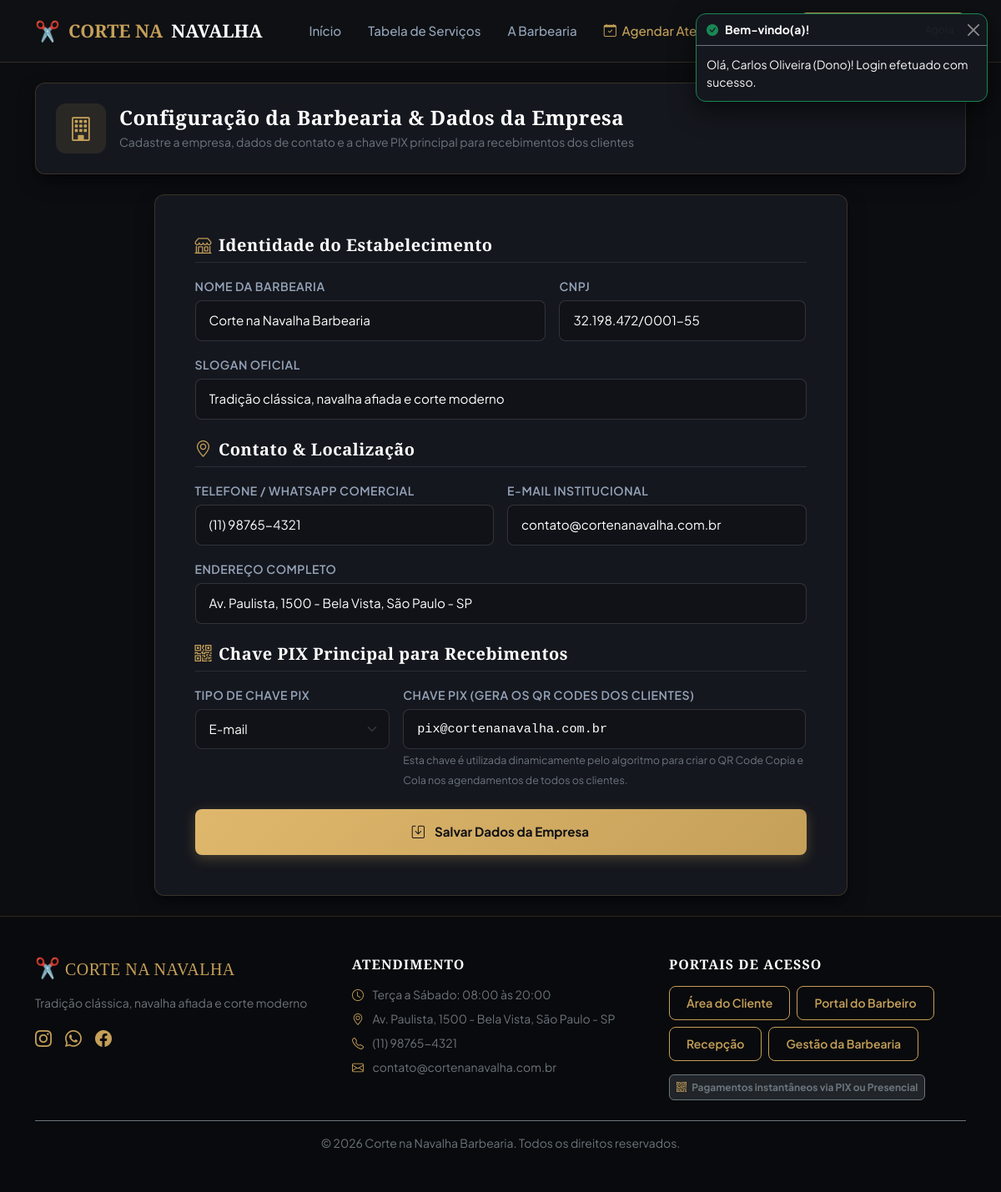
/admin/empresa.php (signed in), run on the app's committed database.
### tables this page shows
CREATE TABLE IF NOT EXISTS `configuracao_empresa` (
    `id` INT AUTO_INCREMENT PRIMARY KEY,
    `nome_barbearia` VARCHAR(150) NOT NULL DEFAULT 'Corte na Navalha Barbearia',
    `slogan` VARCHAR(255) DEFAULT 'Tradição, estilo e precisão em cada detalhe',
    `cnpj` VARCHAR(20) DEFAULT '12.345.678/0001-90',
    `telefone` VARCHAR(20) DEFAULT '(11) 98765-4321',
    `email` VARCHAR(100) DEFAULT 'contato@cortenanavalha.com.br',
    `endereco` VARCHAR(255) DEFAULT 'Rua dos Barbeiros, 777 - Centro, São Paulo - SP',
    `horario_abertura` TIME DEFAULT '08:00:00',
    `horario_fechamento` TIME DEFAULT '20:00:00',
    `chave_pix_principal` VARCHAR(100) DEFAULT 'pix@cortenanavalha.com.br',
    `tipo_chave_pix` VARCHAR(30) DEFAULT 'E-mail',
    `atualizado_em` TIMESTAMP DEFAULT CURRENT_TIMESTAMP ON UPDATE CURRENT_TIMESTAMP
);

### config/db.php (called while the page is built, shortened)
<?php
function getDBConnection() {
    static $pdo = null;
    if ($pdo === null) {
        $dsn = "mysql:host=" . DB_HOST . ";port=" . DB_PORT . ";dbname=" . DB_NAME . ";charset=" . DB_CHARSET;
        $options = [
            PDO::ATTR_ERRMODE            => PDO::ERRMODE_EXCEPTION,
            PDO::ATTR_DEFAULT_FETCH_MODE => PDO::FETCH_ASSOC,
            PDO::ATTR_EMULATE_PREPARES   => false,
            PDO::MYSQL_ATTR_INIT_COMMAND => "SET NAMES utf8mb4 COLLATE utf8mb4_unicode_ci"
        ];
        try {
            $pdo = new PDO($dsn, DB_USER, DB_PASS, $options);
        } catch (PDOException $e) {
            try {
                $pdoRoot = new PDO("mysql:host=" . DB_HOST . ";port=" . DB_PORT . ";charset=" . DB_CHARSET, DB_USER, DB_PASS, $options);
                $pdoRoot->exec("CREATE DATABASE IF NOT EXISTS `" . DB_NAME . "` CHARACTER SET utf8mb4 COLLATE utf8mb4_unicode_ci;");
                $sqlPath = __DIR__ . '/../database/schema.sql';
                if (file_exists($sqlPath)) {
                    $sqlContent = file_get_contents($sqlPath);
                    $pdoRoot->exec("USE `" . DB_NAME . "`; " . $sqlContent);
                }
                $pdo = new PDO($dsn, DB_USER, DB_PASS, $options);
            } catch (Exception $ex) {
                die("<div style='font-family:sans-serif; background:#1c1917; color:#f87171; padding:25px; border-radius:8px; margin:40px auto; max-width:600px; border:1px solid #7f1d1d;'>
                    <h3 style='margin-top:0;'>Erro de Conexão com o Banco de Dados</h3>
                    <p>Não foi possível conectar ao MySQL do XAMPP: " . htmlspecialchars($ex->getMessage()) . "</p>
                    <p style='color:#cbd5e1;'>Certifique-se de que o MySQL está iniciado no painel de controle do XAMPP.</p>
                </div>");
            }
        }
    }
    return $pdo;
}
function getEmpresaConfig() {
    try {
        $pdo = getDBConnection();
        $stmt = $pdo->query("SELECT * FROM configuracao_empresa LIMIT 1");
        $config = $stmt->fetch();
        return $config;
    } catch (Exception $e) {
        return [];
    }
}

### admin/empresa.php (the view, shortened to what this page needs)
<?php
require_once __DIR__ . '/../config/db.php';
require_once __DIR__ . '/../includes/header.php';
?>
<div class="container py-4">
    <div class="barber-card p-4 mb-4">
        <div class="d-flex align-items-center gap-3">
            <div class="stat-icon" style="width: 60px; height: 60px; font-size: 1.8rem;">
                <i class="bi bi-building"></i>
            </div>
            <div>
                <h4 class="text-white fw-bold mb-1">Configuração da Barbearia & Dados da Empresa</h4>
                <p class="text-secondary small mb-0">Cadastre a empresa, dados de contato e a chave PIX principal para recebimentos dos clientes</p>
            </div>
        </div>
    </div>
    <div class="row justify-content-center">
        <div class="col-lg-9">
            <div class="barber-card p-4 p-md-5">
                <form action="<?= BASE_URL ?>/actions/barbearia_salvar.php" method="POST">
                    <h5 class="text-white fw-bold mb-3 border-bottom border-secondary border-opacity-25 pb-2">
                        <i class="bi bi-shop text-gold me-2"></i>Identidade do Estabelecimento
                    </h5>
                    <div class="row g-3 mb-4">
                        <div class="col-md-7">
                            <label class="form-label">Nome da Barbearia</label>
                            <input type="text" class="form-control" name="nome_barbearia" value="<?= htmlspecialchars($empresa['nome_barbearia'] ?? '') ?>" required>
                        </div>
                        <div class="col-md-5">
                            <label class="form-label">CNPJ</label>
                            <input type="text" class="form-control" name="cnpj" value="<?= htmlspecialchars($empresa['cnpj'] ?? '') ?>" placeholder="00.000.000/0001-00">
                        </div>
                        <div class="col-12">
                            <label class="form-label">Slogan Oficial</label>
                            <input type="text" class="form-control" name="slogan" value="<?= htmlspecialchars($empresa['slogan'] ?? '') ?>">
                        </div>
                    </div>
                    <h5 class="text-white fw-bold mb-3 border-bottom border-secondary border-opacity-25 pb-2">
                        <i class="bi bi-geo-alt text-gold me-2"></i>Contato & Localização
                    </h5>
                    <div class="row g-3 mb-4">
                        <div class="col-md-6">
                            <label class="form-label">Telefone / WhatsApp Comercial</label>
                            <input type="text" class="form-control mask-phone" name="telefone" value="<?= htmlspecialchars($empresa['telefone'] ?? '') ?>" required>
                        </div>
                        <div class="col-md-6">
                            <label class="form-label">E-mail Institucional</label>
                            <input type="email" class="form-control" name="email" value="<?= htmlspecialchars($empresa['email'] ?? '') ?>" required>
                        </div>
                        <div class="col-12">
                            <label class="form-label">Endereço Completo</label>
                            <input type="text" class="form-control" name="endereco" value="<?= htmlspecialchars($empresa['endereco'] ?? '') ?>" required>
                        </div>
                    </div>
                    <h5 class="text-white fw-bold mb-3 border-bottom border-secondary border-opacity-25 pb-2">
                        <i class="bi bi-qr-code text-gold me-2"></i>Chave PIX Principal para Recebimentos
                    </h5>
                    <div class="row g-3 mb-4">
                        <div class="col-md-4">
                            <label class="form-label">Tipo de Chave PIX</label>
                            <select class="form-select" name="tipo_chave_pix">
                                <option value="E-mail" <?= (($empresa['tipo_chave_pix'] ?? '') === 'E-mail') ? 'selected' : '' ?>>E-mail</option>
                            </select>
                        </div>
                        <div class="col-md-8">
                            <label class="form-label">Chave PIX (Gera os QR Codes dos Clientes)</label>
                            <input type="text" class="form-control font-monospace" name="chave_pix_principal" value="<?= htmlspecialchars($empresa['chave_pix_principal'] ?? '') ?>" required>
                            <small class="text-secondary" style="font-size: 0.78rem;">
                                Esta chave é utilizada dinamicamente pelo algoritmo para criar o QR Code Copia e Cola nos agendamentos de todos os clientes.
                            </small>
                        </div>
                    </div>
                    <button type="submit" class="btn btn-gold btn-lg w-100 py-3 fw-bold">
                        <i class="bi bi-save me-1"></i> Salvar Dados da Empresa
                    </button>
                </form>
            </div>
        </div>
    </div>
</div>
<?php require_once __DIR__ . '/../includes/footer.php'; ?>

### includes/footer.php (shortened to what this page needs)
</main>
<footer class="mt-auto py-5" style="background: #090a0d; border-top: 1px solid rgba(197, 160, 89, 0.2);">
    <div class="container">
        <div class="row g-4 mb-4">
            <div class="col-lg-4 col-md-6">
                <h5 class="brand-font text-gold mb-3">
                    <span class="fs-4">✂️</span> CORTE NA NAVALHA
                </h5>
                <p class="text-secondary small">
                    <?= htmlspecialchars($empresa['slogan'] ?? 'Tradição, estilo e precisão em cada detalhe.') ?>
                </p>
                <div class="d-flex gap-3 mt-3">
                    <a href="#" class="text-gold fs-5" aria-label="Instagram"><i class="bi bi-instagram"></i></a>
                    <a href="#" class="text-gold fs-5" aria-label="WhatsApp"><i class="bi bi-whatsapp"></i></a>
                    <a href="#" class="text-gold fs-5" aria-label="Facebook"><i class="bi bi-facebook"></i></a>
                </div>
            </div>
            <div class="col-lg-4 col-md-6">
                <h6 class="text-white text-uppercase fw-bold mb-3" style="letter-spacing: 1px;">Atendimento</h6>
                <ul class="list-unstyled text-secondary small mb-0">
                    <li class="mb-2"><i class="bi bi-clock me-2 text-gold"></i> Terça a Sábado: 08:00 às 20:00</li>
                    <li class="mb-2"><i class="bi bi-geo-alt me-2 text-gold"></i> <?= htmlspecialchars($empresa['endereco'] ?? 'São Paulo - SP') ?></li>
                    <li class="mb-2"><i class="bi bi-telephone me-2 text-gold"></i> <?= htmlspecialchars($empresa['telefone'] ?? '(11) 98765-4321') ?></li>
                    <li><i class="bi bi-envelope me-2 text-gold"></i> <?= htmlspecialchars($empresa['email'] ?? 'contato@cortenanavalha.com.br') ?></li>
                </ul>
            </div>
            <div class="col-lg-4 col-md-12">
                <h6 class="text-white text-uppercase fw-bold mb-3" style="letter-spacing: 1px;">Portais de Acesso</h6>
                <div class="d-flex flex-wrap gap-2">
                    <a href="<?= BASE_URL ?>/login.php?perfil=cliente" class="btn btn-sm btn-outline-gold">Área do Cliente</a>
                    <a href="<?= BASE_URL ?>/login.php?perfil=barbeiro" class="btn btn-sm btn-outline-gold">Portal do Barbeiro</a>
                    <a href="<?= BASE_URL ?>/login.php?perfil=recepcao" class="btn btn-sm btn-outline-gold">Recepção</a>
                    <a href="<?= BASE_URL ?>/login.php?perfil=dono" class="btn btn-sm btn-outline-gold">Gestão da Barbearia</a>
                </div>
                <div class="mt-3">
                    <span class="badge bg-dark border border-secondary text-secondary p-2">
                        <i class="bi bi-qr-code text-gold me-1"></i> Pagamentos instantâneos via PIX ou Presencial
                    </span>
                </div>
            </div>
        </div>
        <div class="border-top border-secondary pt-3 text-center text-secondary small">
            <p class="mb-0">&copy; <?= date('Y') ?> Corte na Navalha Barbearia. Todos os direitos reservados.</p>
        </div>
    </div>
</footer>
</body>
</html>

### assets/css/style.css (style rules this page uses)
:root { --bg-main: #0c0d10; --bg-card: #15171e; --bg-card-hover: #1c1f28; --bg-input: #101217; --border-color: rgba(197, 160, 89, 0.2); --border-active: #c5a059; --gold: #c5a059; --gold-light: #dfb76c; --gold-dark: #967636; --gold-glow: rgba(197, 160, 89, 0.25); --text-primary: #f8fafc; --text-secondary: #94a3b8; --text-muted: #64748b; --danger: #ef4444; --success: #10b981; --warning: #f59e0b; --info: #06b6d4; --font-heading: 'Cinzel', serif; --font-body: 'Plus Jakarta Sans', sans-serif; --radius-sm: 8px; --radius-md: 12px; --radius-lg: 18px; --shadow-card: 0 10px 25px -5px rgba(0, 0, 0, 0.5), 0 8px 10px -6px rgba(0, 0, 0, 0.4); --shadow-gold: 0 0 20px rgba(197, 160, 89, 0.2); }
body { background-color: var(--bg-main); color: var(--text-primary); font-family: var(--font-body); min-height: 100vh; display: flex; flex-direction: column; overflow-x: hidden; }
h1, h2, h3, h4, h5, h6, .brand-font { font-family: var(--font-heading); letter-spacing: 0.5px; }
.text-gold { color: var(--gold) !important; }
.btn-gold { background: linear-gradient(135deg, var(--gold-light) 0%, var(--gold) 100%); color: #0f1115 !important; font-weight: 700; font-size: 0.95rem; padding: 10px 22px; border-radius: var(--radius-sm); border: none; box-shadow: 0 4px 15px rgba(197, 160, 89, 0.3); transition: all 0.25s ease; display: inline-flex; align-items: center; justify-content: center; gap: 8px; }
.btn-outline-gold { background: transparent; color: var(--gold) !important; border: 1px solid var(--gold); font-weight: 600; padding: 9px 20px; border-radius: var(--radius-sm); transition: all 0.25s ease; display: inline-flex; align-items: center; justify-content: center; gap: 8px; }
.barber-card { background: var(--bg-card); border: 1px solid var(--border-color); border-radius: var(--radius-md); box-shadow: var(--shadow-card); padding: 24px; transition: transform 0.2s ease, border-color 0.2s ease; }
.stat-icon { width: 52px; height: 52px; border-radius: 12px; background: rgba(197, 160, 89, 0.12); color: var(--gold); display: flex; align-items: center; justify-content: center; font-size: 1.5rem; }
.form-control, .form-select { background-color: var(--bg-input); border: 1px solid rgba(255, 255, 255, 0.12); color: #ffffff; border-radius: var(--radius-sm); padding: 12px 16px; font-size: 0.95rem; transition: all 0.2s ease; }
.form-control::placeholder { color: var(--text-muted); }
.form-label { color: var(--text-secondary); font-size: 0.88rem; font-weight: 600; margin-bottom: 6px; text-transform: uppercase; letter-spacing: 0.5px; }

### data on the page
configuracao_empresa: nome_barbearia "Corte na Navalha Barbearia", cnpj "32.198.472/0001-55", slogan "Tradição clássica, navalha afiada e corte moderno", telefone "(11) 98765-4321", email "contato@cortenanavalha.com.br", endereco "Av. Paulista, 1500 - Bela Vista, São Paulo - SP", tipo_chave_pix "E-mail", chave_pix_principal "pix@cortenanavalha.com.br"

### other printed values
$toast['titulo'] "Bem-vindo(a)!"
$toast['mensagem'] "Olá, Carlos Oliveira (Dono)! Login efetuado com sucesso."
